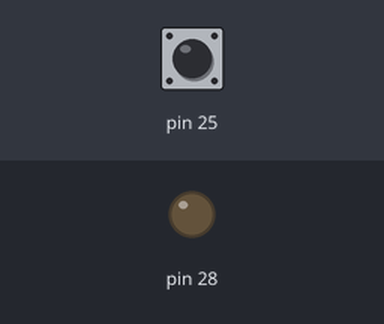
Recording of a sketch running on a simulated Arduino Mega 2560, built with avr-gcc and run on an emulated ATmega2560. On the bench: output pins drawn as LEDs (lit = HIGH). The inputs (shaded band) are chosen by the test bench; at power-on: pin 25 HIGH.

Above: at 1.2 s.
1.3 s: pin 25 pulled LOW for 0.15 s
At 1.37 s:
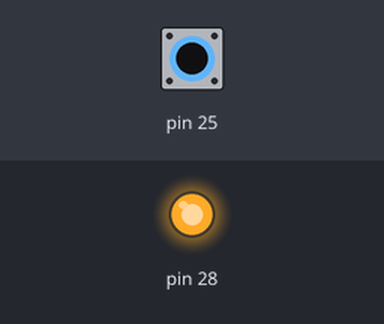
2.9 s: pin 25 pulled LOW for 3.2 s
At 7.2 s:
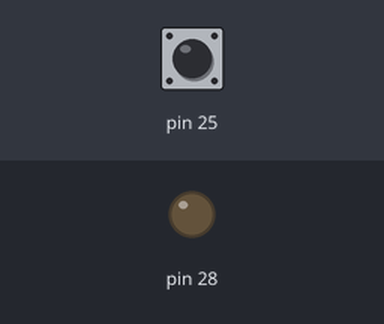
Timing chart, 0 to 8.7 s (numbered marks = the images above; inputs shaded):
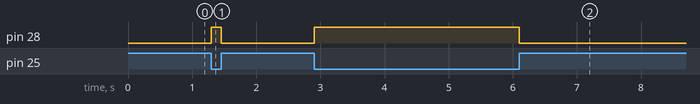

Measured:
- after the input at 1.3 s, pin 28: LOW → HIGH at once, → LOW 0.15 s later
- after the input at 2.9 s, pin 28: LOW → HIGH at once, → LOW 3.2 s later

The sketch:

transmitter.ino
```cpp
#include <avr/io.h>
#include <util/delay.h>

#define RINP PA7
#define FINP PB2
#define PDEL 11
void pulse(){

  //Idle
  PORTA &= ~(1 << RINP);
  PORTB &= ~(1 << FINP);
  _delay_us(PDEL);

  //Forward
  PORTA &= ~(1 << RINP);
  PORTB |= (1 << FINP);
  _delay_us(PDEL);

  //Idle
  PORTA &= ~(1 << RINP);
  PORTB &= ~(1 << FINP);
  _delay_us(PDEL);

  //Reverse
  PORTA |= (1 << RINP);
  PORTB &= ~(1 << FINP);
  _delay_us(PDEL);

  //Idle
  PORTA &= ~(1 << RINP);
  PORTB &= ~(1 << FINP);
  _delay_us(PDEL);
}

void setup() {
DDRA |= (1 << PA6);

DDRA &= ~(1 << PA3);
DDRA &= ~(1 << RINP);
DDRB &= ~(1 << FINP);

PORTA |= (1 << PA3);
PORTA |= (1 << RINP);
PORTB |= (1 << FINP);
}

void loop() {
  if (bit_is_clear(PINA,PA3)){
    pulse();
    PORTA |= (1 << PA6);
  }else{
    PORTA &= ~(1 << PA6);
  }
}
```
